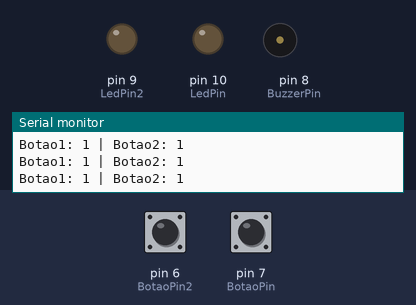
A sketch run on a simulated Arduino Uno, built with avr-gcc and run on an emulated ATmega328P. Parts: output pins drawn as LEDs (lit = HIGH), buzzer (waves = sounding), the last lines printed to the serial monitor. The test bench sets the inputs (shaded band); at power-on: pin 6 (BotaoPin2) HIGH, pin 7 (BotaoPin) HIGH.

Above: at 1.2 s.
1.3 s: pin 6 (BotaoPin2) pulled LOW for 0.15 s
At 1.4 s:
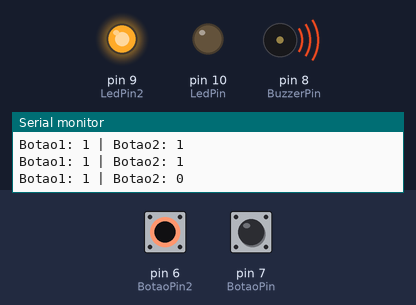
3.0 s: pin 7 (BotaoPin) pulled LOW for 0.15 s
At 3.11 s:
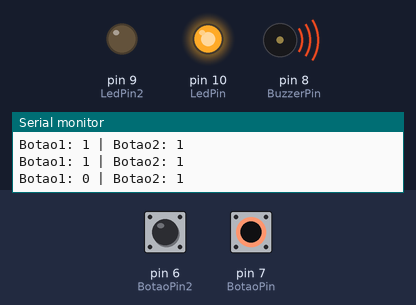
4.7 s: pin 7 (BotaoPin) pulled LOW for 3.2 s
At 6.1 s:
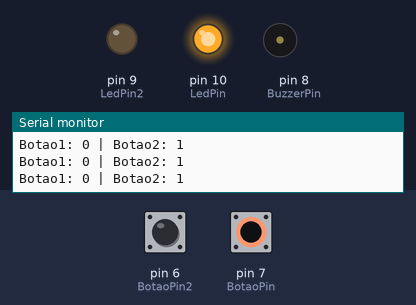
9.4 s: pin 6 (BotaoPin2) pulled LOW for 1 s
At 10.1 s:
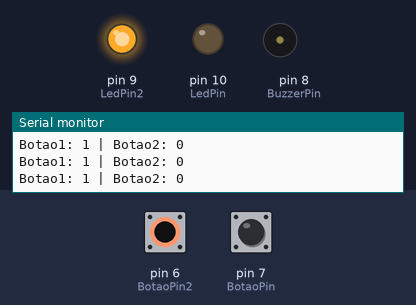
13.4 s: pin 6 (BotaoPin2) pulled LOW for 3.2 s
At 17.6 s:
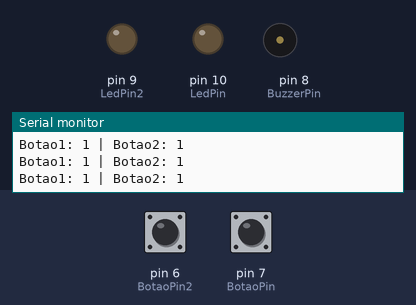
18.1 s: pin 7 (BotaoPin) pulled LOW for 1 s
At 18.9 s:
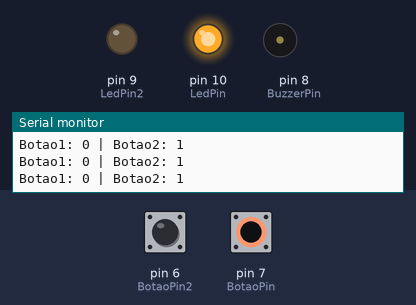
Timing chart, 0 to 21.1 s (numbered marks = the images above; inputs shaded):
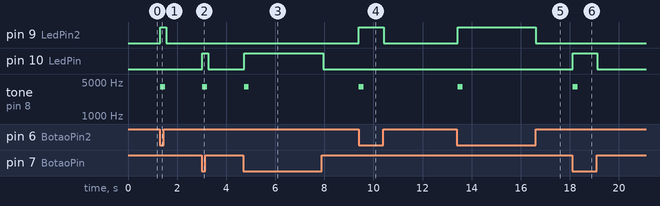

Measured:
- after the input at 1.3 s, pin 9 (LedPin2): LOW → HIGH at once, → LOW 0.25 s later; tone on pin 8 (BuzzerPin): silent → 4000 Hz at once, → silent 0.20 s later
- after the input at 3.0 s, pin 10 (LedPin): LOW → HIGH at once, → LOW 0.25 s later; tone on pin 8 (BuzzerPin): silent → 4000 Hz at once, → silent 0.20 s later
- after the input at 4.7 s, pin 10 (LedPin): LOW → HIGH at once, → LOW 3.2 s later; tone on pin 8 (BuzzerPin): silent → 4000 Hz at once, → silent 0.20 s later
- after the input at 9.4 s, pin 9 (LedPin2): LOW → HIGH at once, → LOW 1.0 s later; tone on pin 8 (BuzzerPin): silent → 4000 Hz at once, → silent 0.20 s later
- after the input at 13.4 s, pin 9 (LedPin2): LOW → HIGH at once, → LOW 3.2 s later; tone on pin 8 (BuzzerPin): silent → 4000 Hz at once, → silent 0.20 s later
- after the input at 18.1 s, pin 10 (LedPin): LOW → HIGH at once, → LOW 1.0 s later; tone on pin 8 (BuzzerPin): silent → 4000 Hz at once, → silent 0.20 s later

The sketch:

sketch_oct3a.ino
```cpp
int BotaoPin = 7;
int BotaoPin2 = 6;
int LedPin = 10;
int LedPin2 = 9;
int BuzzerPin = 8; // Pino para o buzzer
int estadobotao = 0;
int estadobotao2 = 0;
bool buzzerAtivo1 = false; // Variável para o botão 1
bool buzzerAtivo2 = false; // Variável para o botão 2

void setup() {
  // Configura os pinos
  pinMode(BotaoPin, INPUT);
  pinMode(BotaoPin2, INPUT);
  pinMode(LedPin, OUTPUT);
  pinMode(LedPin2, OUTPUT);
  pinMode(BuzzerPin, OUTPUT); // Configura o pino do buzzer como saída
  Serial.begin(9600);
}

void loop() {
  // Lê o estado do primeiro botão
  estadobotao = digitalRead(BotaoPin);
  Serial.print("Botao1: ");
  Serial.print(estadobotao);
  Serial.print(" | ");

  // Controla o primeiro LED e o buzzer
  if (estadobotao == 0) {
    digitalWrite(LedPin, HIGH);
    if (!buzzerAtivo1) { // Se o buzzer do botão 1 ainda não foi ativado
      tone(BuzzerPin, 4000); // Toca o buzzer a 4000 Hz
      delay(200); // Duração do bip
      noTone(BuzzerPin); // Para o som do buzzer
      buzzerAtivo1 = true; // Marca que o buzzer foi ativado
    }
  } else {
    digitalWrite(LedPin, LOW);
    buzzerAtivo1 = false; // Permite que o buzzer seja acionado novamente
  }

  // Lê o estado do segundo botão
  estadobotao2 = digitalRead(BotaoPin2);
  Serial.print("Botao2: ");
  Serial.println(estadobotao2);

  // Controla o segundo LED e o buzzer
  if (estadobotao2 == 0) {
    digitalWrite(LedPin2, HIGH);
    if (!buzzerAtivo2) {
      tone(BuzzerPin, 4000);
      delay(200);
      noTone(BuzzerPin);
      buzzerAtivo2 = true;
    }
  } else {
    digitalWrite(LedPin2, LOW);
    buzzerAtivo2 = false;
  }

  delay(50);
}
```
